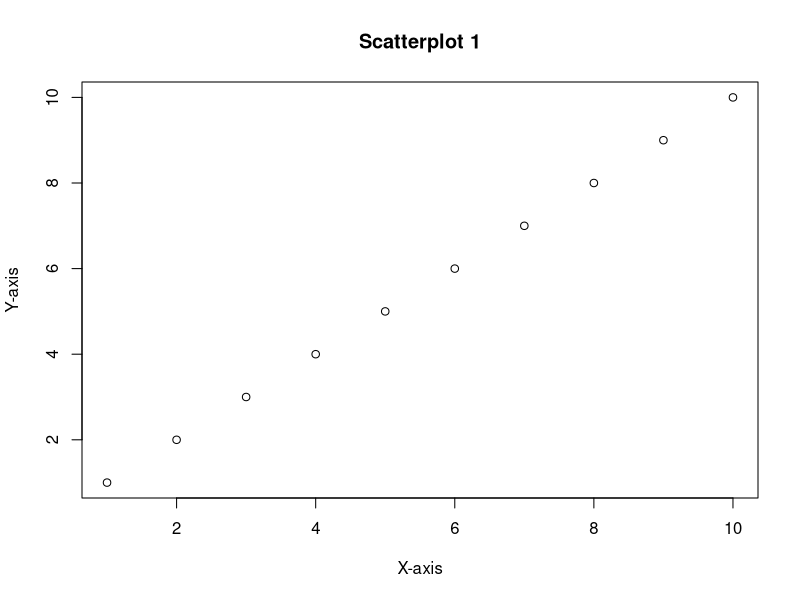
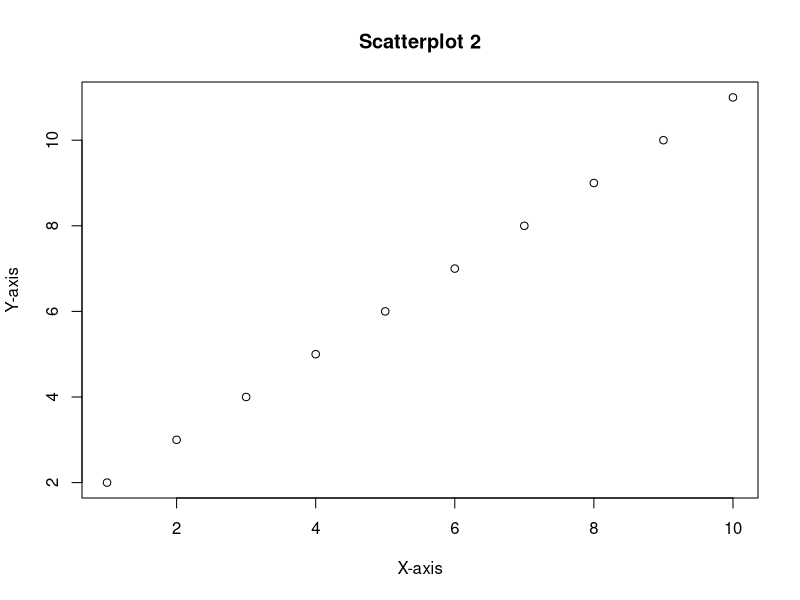
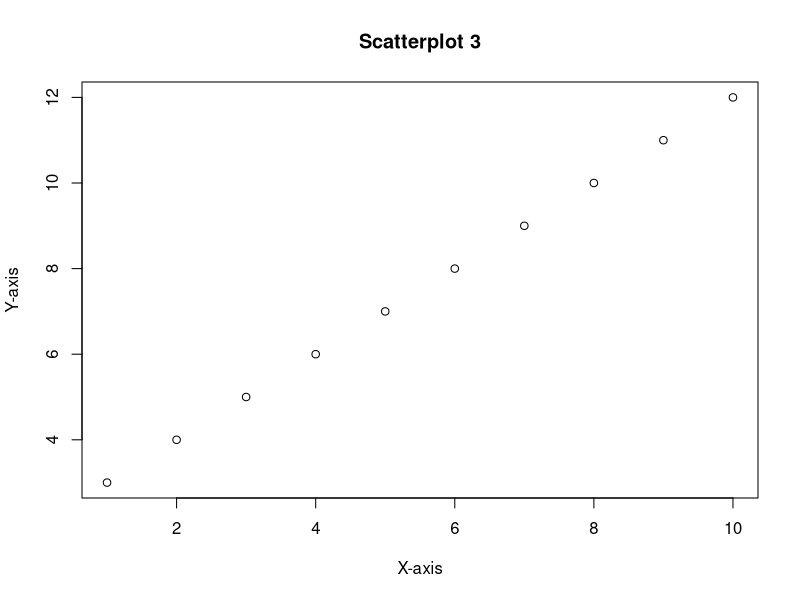

Write R code to recreate these figures, in order.
# 7.a) Understand how loops work in R.
# for loop
for (n in 2:10)
{
  cat(n,"\t")
}

fruit<-c("apple","grapes","kiwi")

for (f in fruit)
{
  cat(f,"\t")
}

# while loop
x<-1
while(x<=8)
{
  cat(x,"\t")
  x<-x+1
}

# 7.b) Create your own loop for vectors
# Create a vector
my_vector <- c(3,6,9,4)

# Use a for loop to iterate through the vector
for (element in my_vector) 
{
  # Perform some operation on each element
  result<- element^2
  cat(result, "\t")
}

# 7.c) functions to Create a series of graphs with loop 
data_list <- list(
  data.frame(x = 1:10, y = 1:10),
  data.frame(x = 1:10, y = 2:11),
  data.frame(x = 1:10, y = 3:12)
)

# Create a loop to plot each data frame
for (i in 1:length(data_list)) 
{
  # Create a new plot for each data frame
  plot(data_list[[i]]$x, data_list[[i]]$y, main = paste("Scatterplot", i), 
       xlab = "X-axis", ylab = "Y-axis")
}


# 7.d) Learn to use break and next statements in loops
# Using break to exit a loop when a condition is met
for (i in 1:10) 
{
  if (i == 5) 
  {
    break  # Exit the loop when i is 5
  }
  cat("Iteration:", i, "\n")
}

# Using next to skip specific iterations
for (i in 1:5) 
{
  if (i == 3) 
  {
    next  # Skip the current iteration when i is 3
  }
  cat("Iteration:", i, "\n")
}


# 7.e) Use loops to create and change data in vectors, matrices, and arrays.
# Create a vector of zeros and then update its elements
# Vectors:
vector_length <- 5
my_vector <- numeric(vector_length)

for (i in 1:vector_length) 
{
  my_vector[i] <- i * 2  # Populate the vector with even numbers
}

# Print the vector
cat("Modified Vector:", my_vector, "\n")
# Matrices:
# Create a 3x3 matrix of zeros and then update its elements
matrix_size <- 3
my_matrix <- matrix(0, nrow = matrix_size, ncol = matrix_size)

for (i in 1:matrix_size) 
{
  for (j in 1:matrix_size) 
  {
    my_matrix[i, j] <- i * j  # Populate the matrix with multiplication results
  }
}
print(my_matrix)

# Arrays
# Create a 2x3x4 array of zeros and then update its elements
array_dims <- c(2, 3, 4)
my_array <- array(0, dim = array_dims)

for (i in 1:array_dims[1]) 
{
  for (j in 1:array_dims[2]) 
  {
    for (k in 1:array_dims[3]) 
    {
      my_array[i, j, k] <- i + j + k  # Populate the array with sums
    }
  }
}

# Print the array
cat("Modified Array:\n")
print(my_array)


# 7.f) Use loops to create data as a list.
# Initialize an empty list
my_list <- list()

# Use a for loop to add elements to the list
for (i in 1:5) 
{
  element <- i * 2  # Create an element (in this case, doubling 'i')
  my_list[[i]] <- element  # Add the element to the list
}

# Print the resulting list
print(my_list)

# 7.g & h) Learn about double loops.
# Nested for loop
# Create a 2x3 matrix
my_matrix <- matrix(1:6, nrow = 2)

# Use nested for loops to iterate through matrix elements
for (i in 1:2) 
{
  for (j in 1:3) 
  {
    cat("Element at (", i, ",", j, "):", my_matrix[i, j], "\n")
  }
}

# Nested while loop
# Create a 2x3 matrix
my_matrix <- matrix(1:6, nrow = 2)

# Use nested while loops to iterate through matrix elements
i <- 1
while (i <= 2) 
{
  j <- 1
  while (j <= 3) 
  {
    cat("Element at (", i, ",", j, "):", my_matrix[i, j], "\n")
    j <- j + 1
  }
  i <- i + 1
}

# 7.i) Use operators and functions in single and double loops.
# Create a 2x3 matrix
my_matrix <- matrix(1:6, nrow = 2)

# Use double loops with operators to calculate the products of matrix elements
for (i in 1:2) 
{
  for (j in 1:3) 
  {
    my_matrix[i, j] <- my_matrix[i, j] * 2
  }
}

# Print the updated matrix
print(my_matrix)

# Single Loop with Functions
# Create a vector of numbers
my_vector <- c(9, 16, 25, 36, 49)

# Initialize an empty vector to store square roots
square_roots <- numeric(length(my_vector))

# Use a single loop with a function to calculate square roots
for (i in 1:length(my_vector)) 
{
  square_roots[i] <- sqrt(my_vector[i])
}

# Print the original vector and square roots
cat("Original Vector:", my_vector, "\n")
cat("Square Roots Vector:", square_roots, "\n")



